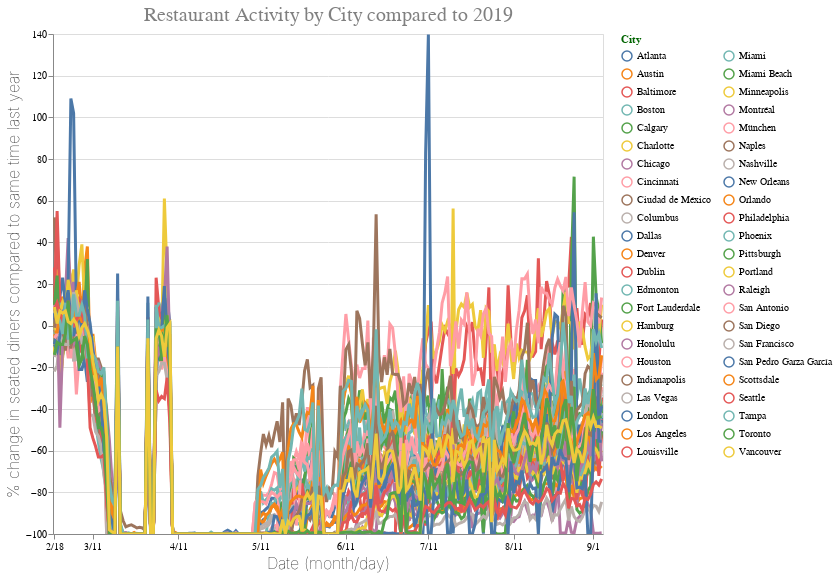

Here is the notebook cell this chart was saved with:
### Markdown cell above
# Restaurant Reopenings by City

### Code cell
#hide_input
def chart_city():
    df_city = df2[df2.Type == 'city']
    selection = alt.selection(type = 'single', fields = ['Name'], bind = 'legend')
    color = alt.condition(selection, alt.Color('Name:N', legend = alt.Legend(columns=2, symbolType='circle', title = 'City', titleColor='darkgreen', symbolLimit=50)), alt.value('lightgray'))
    line_chart = alt.Chart(df_city, title = 'Restaurant Activity by City compared to 2019').mark_line().encode(x = alt.X('Date',title = 'Date (month/day)', axis=alt.Axis(values = ['2/18','3/11','4/11','5/11','6/11','7/11','8/11','9/1'],labelAngle=0)), 
                                         y = alt.Y('Percent Change', title = '% change in seated diners compared to same time last year'), 
                                         color = color,
                                         opacity=alt.condition(selection, alt.value(1), alt.value(0.1)),
                                         tooltip = ['Name','Percent Change','Date']).properties(width=550, height=500).configure_title(fontSize=20, font='helvetica',fontWeight = 400, color = 'gray').configure_axis(titleFontSize=16, titleFontWeight=100).add_selection(selection).interactive()
    lines = line_chart.mark_line().encode(size=alt.condition(~selection, alt.value(1), alt.value(3))).interactive()
    return lines 

chart_city()

### Figure 1 — Vega-Lite specification as saved in the notebook (floating-point values rounded to 4 significant figures; data arrays with more than 128 entries replaced by an {"elided": "..."} marker saying what was removed)
{"config": {"view": {"continuousWidth": 400, "continuousHeight": 300}, "axis": {"titleFontSize": 16, "titleFontWeight": 100}, "title": {"color": "gray", "font": "helvetica", "fontSize": 20, "fontWeight": 400}}, "data": {"name": "data-b30d5c887ea6c3d9d067632f8a7d92bf"}, "mark": "line", "encoding": {"color": {"condition": {"type": "nominal", "field": "Name", "legend": {"columns": 2, "symbolLimit": 50, "symbolType": "circle", "title": "City", "titleColor": "darkgreen"}, "selection": "selector004"}, "value": "lightgray"}, "opacity": {"condition": {"value": 1, "selection": "selector004"}, "value": 0.1}, "size": {"condition": {"value": 1, "selection": {"not": "selector004"}}, "value": 3}, "tooltip": [{"type": "nominal", "field": "Name"}, {"type": "quantitative", "field": "Percent Change"}, {"type": "nominal", "field": "Date"}], "x": {"type": "nominal", "axis": {"labelAngle": 0, "values": ["2/18", "3/11", "4/11", "5/11", "6/11", "7/11", "8/11", "9/1"]}, "field": "Date", "title": "Date (month/day)"}, "y": {"type": "quantitative", "field": "Percent Change", "title": "% change in seated diners compared to same time last year"}}, "height": 500, "selection": {"selector004": {"type": "single", "fields": ["Name"], "bind": "legend"}, "selector005": {"type": "interval", "bind": "scales", "encodings": ["x", "y"]}, "selector006": {"type": "interval", "bind": "scales", "encodings": ["x", "y"]}}, "title": "Restaurant Activity by City compared to 2019", "width": 550, "$schema": "https://vega.github.io/schema/vega-lite/v4.8.1.json", "datasets": {"data-b30d5c887ea6c3d9d067632f8a7d92bf": {"elided": "9200 records"}}}
